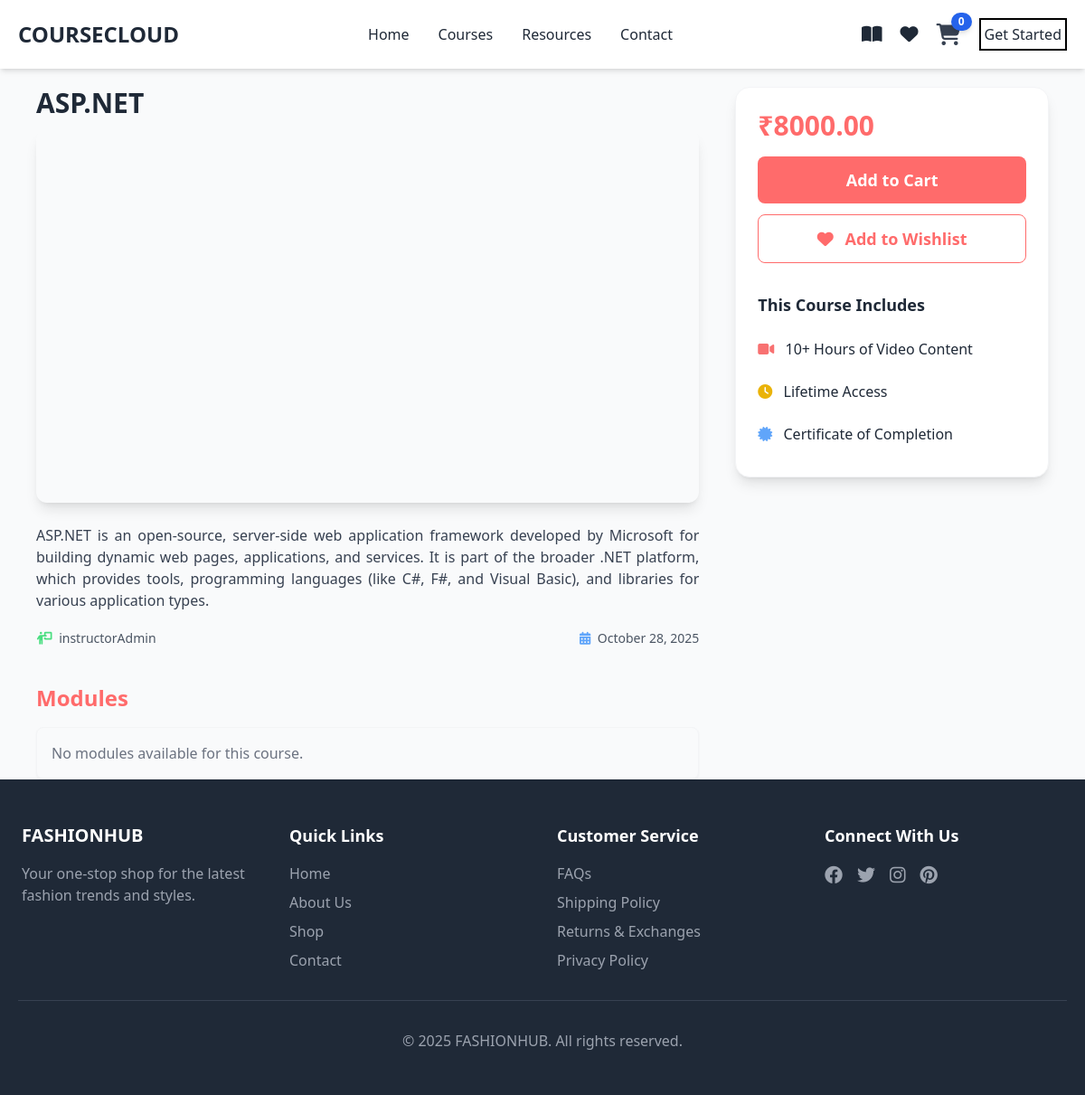
The app's page /student/coursedet/4/ with its own data.
### instructor/models.py (models this page shows, shortened)
class Course(models.Model):
    title=models.CharField(max_length=100)
    description=models.TextField()
    price=models.DecimalField(decimal_places=2,max_digits=6)
    picture=models.ImageField(upload_to="course_pics",null=True,blank=True,default="course_pics/default.png")
    thumbnail=EmbedVideoField()
    is_free=models.BooleanField(default=False)
    instructor=models.ForeignKey(User,on_delete=models.SET_NULL,related_name="courses",null=True)
    Category_obj=models.ManyToManyField(Category)
    created_at=models.DateTimeField(auto_now_add=True)
    updated_at=models.DateTimeField(auto_now=True)

class User(AbstractUser):
    role_options = [
        ("instructor", "instructor"),
        ("student", "student"),
    ]
    role = models.CharField(max_length=30, choices=role_options, default="student")

### student/views.py (the view)
# urls.py: path('coursedet/<int:pk>/', CourseDetails.as_view(), name='course-details'),
class CourseDetails(DetailView):
    template_name="course_details.html"
    queryset=Course.objects.all()

### student/context_processor.py (called while the page is built)
def cartCount(request):
    if request.user.is_authenticated:
        count=request.user.basket.all().count()
        return {"cartcount":count}
    else:
        return{"cartcount":0}

### student/templates/course_details.html (shortened to what this page needs)
{% extends 'base.html' %}
{% load embed_video_tags %}
{% block base %}
<div class="px-10 mt-5 w-full min-h-1/2">
  <div class="grid grid-cols-1 lg:grid-cols-3 gap-10 max-w-6xl mx-auto">
    <div class="lg:col-span-2">
      <h1 class="font-bold text-3xl mb-3">{{ object.title }}</h1>
      <div class="rounded-xl overflow-hidden shadow-lg mb-6 aspect-video">
      </div>
      <p class="text-justify text-gray-700 mb-5">
        {{ object.description }}
      </p>
      <div class="mt-5 flex justify-between text-gray-600 text-sm mb-10">
        <span>
          <i class="fa-solid fa-person-chalkboard mr-1 text-green-400"></i>
          {{ object.instructor }}
        </span>
        <span>
          <i class="fa-solid fa-calendar-days mr-1 text-blue-400"></i>
          {{ object.created_at|date:"F j, Y" }}
        </span>
      </div>
      <div class="mt-10">
        <h2 class="text-2xl font-semibold mb-4 text-primary">Modules</h2>
        <div class="divide-y divide-gray-200 border border-gray-100 rounded-lg shadow-sm">
          {% for module in object.modules.all %}
          <details class="group" open>
            <summary
              class="flex cursor-pointer list-none items-center justify-between py-4 px-4 text-lg font-medium text-gray-800 group-open:text-primary">
              {{ module.order }}. {{ module.title }}
              <div>
                <svg xmlns="http://www.w3.org/2000/svg" fill="none" viewBox="0 0 24 24" stroke-width="1.5"
                  stroke="currentColor" class="block h-5 w-5 group-open:hidden">
                  <path stroke-linecap="round" stroke-linejoin="round" d="M12 4.5v15m7.5-7.5h-15" />
                </svg>
                <svg xmlns="http://www.w3.org/2000/svg" fill="none" viewBox="0 0 24 24" stroke-width="1.5"
                  stroke="currentColor" class="hidden h-5 w-5 group-open:block">
                  <path stroke-linecap="round" stroke-linejoin="round" d="M19.5 12h-15" />
                </svg>
              </div>
            </summary>
            <div class="pb-4 px-6 text-gray-600">
              <ul class="list-none ml-2 space-y-2">
                {% for lesson in module.lessons.all %}
                <li class="flex justify-between items-center p-2 bg-gray-50 rounded-lg hover:bg-gray-100">
                  <div class="flex items-center space-x-2">
                    <i class="fa-solid fa-circle-play text-green-500"></i>
                    <span>{{ forloop.counter }}. {{ lesson.title }}</span>
                  </div>
                  <span class="text-sm text-gray-500">15 min</span>
                </li>
                {% endfor %}
              </ul>
            </div>
          </details>
          {% empty %}
          <p class="text-gray-500 p-4">No modules available for this course.</p>
          {% endfor %}
        </div>
      </div>
    </div>
    <div class="p-6 bg-white shadow-lg rounded-2xl border border-gray-100 h-fit mt-6 lg:mt-0">
      {% if object.is_free %}
        <p class="text-green-600 text-3xl font-bold mb-4">FREE</p>
      {% else %}
        <p class="text-primary text-3xl font-bold mb-4">₹{{ object.price }}</p>
      {% endif %}
      <a href="{% url 'add_to_cart' object.id %}">
        <button
          class="w-full bg-primary hover:bg-red-500 text-white py-3 rounded-lg text-lg font-semibold mb-3 transition-colors duration-300">
          Add to Cart
        </button>
      </a>
      <button
        class="w-full border border-primary text-primary hover:bg-primary hover:text-white py-3 rounded-lg text-lg font-semibold transition-colors duration-300">
        <i class="fa-solid fa-heart mr-2"></i> Add to Wishlist
      </button>
      <div class="mt-5 h-48 flex justify-around flex-col">
        <h1 class="text-lg font-bold">This Course Includes</h1>
        <p><i class="fa-solid fa-video mr-2 text-red-400"></i> 10+ Hours of Video Content</p>
        <p><i class="fa-solid fa-clock mr-2 text-yellow-500"></i> Lifetime Access</p>
        <p><i class="fa-solid fa-certificate mr-2 text-blue-400"></i> Certificate of Completion</p>
      </div>
    </div>
  </div>
</div>
{% endblock base %}

### records on screen
Course: title "ASP.NET", description "ASP.NET is an open-source, server-side web application framework developed by Microsoft for building dynamic web pages, applications, and services. It is part of the broader .NET platform, which provides tools, programming languages (like C#, F#, and Visual Basic), and libraries for various application types.", instructor "instructorAdmin", created_at "October 28, 2025", price "8000.00"

### other values on screen
{{ cartcount }} "0"
